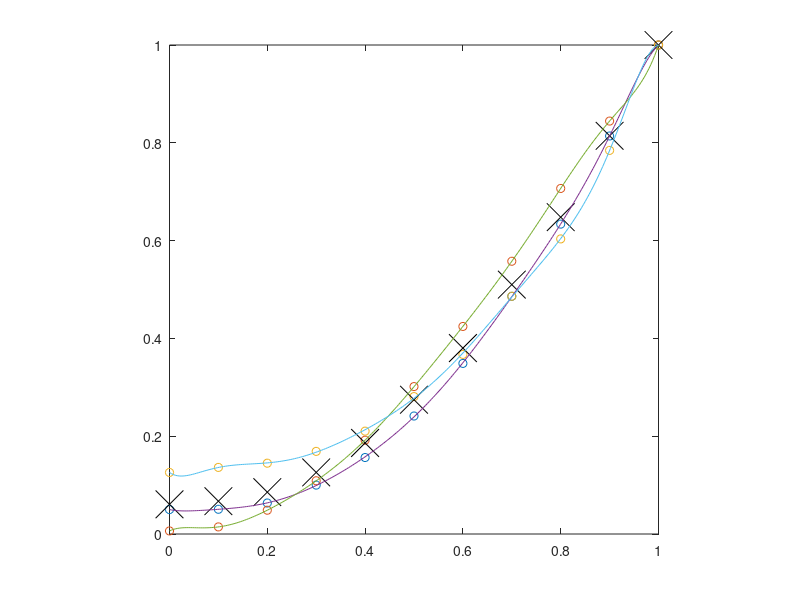
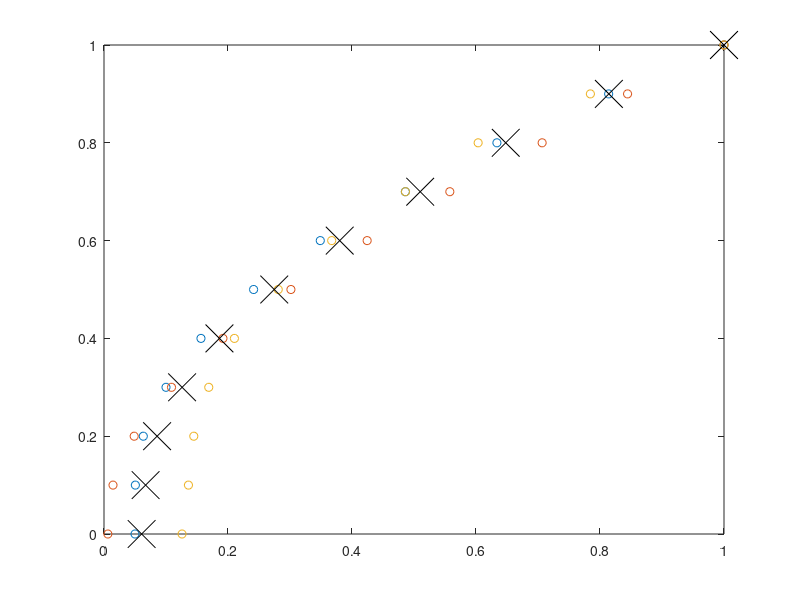

Source code (MATLAB) for these figures, in order: (Note: this script raises an error after producing the figures.)
function results20051118_3Tprojector;

mm_x = linspace(0,1,11)';

mm_y = [8.6 8.4 7.3;...
   8.7  19.6    7.9;...
   10.9 65.7    8.4;...
   17.2 147     9.8;...
   26.9 259     12.2;...
   41.5 407     16.3;...
   60   573     21.3;...
   83.6 753     28.2;...
   109  954     35;....
   140  1140    45.5;...    
   172  1350    58];

x = [mm_x];
y = [mm_y] ./ (ones(size(mm_y(:,1)))*mm_y(end,:));
normfac = mm_y(end,:);

% fit polynomial
xint = linspace(0,1,255)';
Npoly=9;
for n=1:3,
    p{n} = polyfit(x,y(:,n),Npoly);
    yint(:,n) = polyval(p{n},xint)/polyval(p{n},1);
end;
    
% invert
cmapMax = 255;
gamma = zeros(cmapMax+1,3);
precise = (0:0.01:cmapMax)'/cmapMax; 
for jj = 1:3
	tmp = polyval(p{jj},precise)/polyval(p{jj},1);
	for ii=0:cmapMax;
		[junk placetmp] = min(abs(ii/cmapMax-tmp));
		gamma(ii+1,jj) = precise(placetmp);
	end
end
gamma(gamma>1)=1;
gamma(gamma<0)=0;

% plot gamma
figure(1);clf;
X = [0:255]'./255;
plot(x,y,'o');hold on;
plot(x,mean(y,2),'kx','MarkerSize',20);hold on;
plot(xint,yint);
axis([0 1 0 1]);
axis square;

% plot inverted gamma
figure(2);clf;
plot(y,x,'o');hold on;
plot(mean(y,2),x,'kx','MarkerSize',20);hold on;
plot(xint,gamma);
axis([0 1 0 1]);
axis square;

yint(yint>1)=1;
yint(yint<0)=0;
gammaTable = round(gamma.*cmapMax);
save('gamma.mat','gamma','gammaTable');
return
